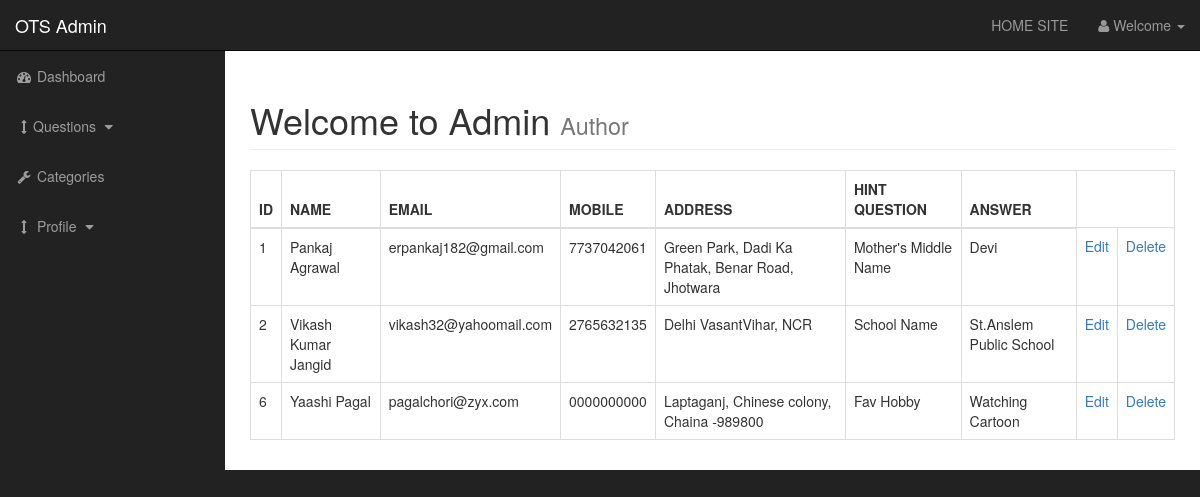
The app's page /profile.php with its own data.
### tables this page shows
CREATE TABLE IF NOT EXISTS `admin_personal_info` (
  `id` int(10) NOT NULL AUTO_INCREMENT,
  `username` varchar(255) NOT NULL,
  `password` varchar(255) NOT NULL,
  `name` varchar(255) NOT NULL,
  `email` varchar(255) NOT NULL,
  `mobile` varchar(255) NOT NULL,
  `address` varchar(255) NOT NULL,
  `hint_q` varchar(255) NOT NULL,
  `answer` varchar(255) NOT NULL,
  PRIMARY KEY (`id`)
);

### includes/view_all_profile.php (the view, shortened to what this page needs)
<table class="table table-bordered table-hover">
		<thead>
                          <tr>
                              <th>ID</th>
                              <th>NAME</th>
                              <th>EMAIL</th>
                              <th>MOBILE</th>
                              <th>ADDRESS</th>
                              <th>HINT QUESTION</th>
                              <th>ANSWER</th>
                          </tr>
                          </thead>
                  <tbody>
                        <?php
                       $query = "select * from admin_personal_info";
                      $select_posts = mysqli_query($connection,$query);
                      while($row = mysqli_fetch_assoc($select_posts)){
                          $id = $row['id'];
                          $name = $row['name'];
                          $email = $row['email'];
                          $mobile = $row['mobile'];
                          $address = $row['address'];
                          $hint_q = $row['hint_q'];
                          $ans = $row['answer'];
                          echo "<tr>";
                          echo "<td>$id</td>";
                          echo "<td>$name</td>";
                          echo "<td>$email</td>";
                          echo "<td>$mobile</td>";
                          echo "<td>$address</td>";
                          echo "<td>$hint_q</td>";
                          echo "<td>$ans</td>";
               echo "<td><a href='profile.php?src=edit_profile&id={$id}'>Edit</a></td>";
               echo "<td><a href='profile.php?delete={$id}'>Delete</a></td>";
                          echo "</tr>";
                      }
                  ?>
                          </tbody>
                      </table>

### includes/admin_header.php (shortened to what this page needs)
<!DOCTYPE html>
<html lang="en">
<head>
    <link href="css/bootstrap.min.css" rel="stylesheet">
    <link href="css/sb-admin.css" rel="stylesheet">
    <link href="font-awesome/css/font-awesome.min.css" rel="stylesheet" type="text/css">
</head>

### profile.php (shortened to what this page needs)
<?php include "includes/admin_header.php"?>
<body>
    <div id="wrapper">
     <?php include "includes/admin_navigation.php"?>
        <div id="page-wrapper">
            <div class="container-fluid">
                <div class="row">
                    <div class="col-xs-12">
                        <h1 class="page-header">
                            Welcome to Admin
                            <small>Author</small>
                        </h1>
						  <?php
	    if(isset($_GET['src'])){
           $src = $_GET['src'];
        }
        else{
            $src = "";
        }
        switch($src){
			default:
                include "includes/view_all_profile.php";
                break;
        }
?>
                    </div>
                </div>
            </div>
        </div>
   <?php include "includes/admin_footer.php"; ?>

### includes/admin_navigation.php (shortened to what this page needs)
<nav class="navbar navbar-inverse navbar-fixed-top" role="navigation">
    <div class="navbar-header">
        <a class="navbar-brand" href="index.html">OTS Admin</a>
    </div>
    <ul class="nav navbar-right top-nav">
        <li><a href="./user_home.php">HOME SITE</a></li>
        <li class="dropdown">
            <a href="#" class="dropdown-toggle" data-toggle="dropdown"><i class="fa fa-user"></i> Welcome <b class="caret"></b></a>
        </li>
    </ul>
    <div class="collapse navbar-collapse navbar-ex1-collapse">
        <ul class="nav navbar-nav side-nav">
            <li>
                <a href="./index.php"><i class="fa fa-fw fa-dashboard"></i> Dashboard</a>
            </li>
            <li>
                <a href="javascript:;" data-toggle="collapse" data-target="#posts_dropdown"><i class="fa fa-fw fa-arrows-v"></i>Questions <i class="fa fa-fw fa-caret-down"></i></a>
            </li>
            <li>
                <a href="./catagories.php"><i class="fa fa-fw fa-wrench"></i> Categories</a>
            </li>
            <li>
                <a href="javascript:;" data-toggle="collapse" data-target="#profile_dropdown"><i class="fa fa-fw fa-arrows-v"></i> Profile <i class="fa fa-fw fa-caret-down"></i></a>
            </li>
        </ul>
    </div>
</nav>

### includes/admin_footer.php (shortened to what this page needs)
 </div>
</body>
</html>

### css/sb-admin.css (style rules this page uses)
body { margin-top: 100px; background-color: #222; }
@media (min-width:768px) { body { margin-top: 50px; } }
#wrapper { padding-left: 0; }
#page-wrapper { width: 100%; padding: 0; background-color: #fff; }
@media (min-width:768px) { #wrapper { padding-left: 225px; } }
@media (min-width:768px) { #page-wrapper { padding: 10px; } }
.top-nav { padding: 0 15px; }
.top-nav>li { display: inline-block; float: left; }
.top-nav>li>a { padding-top: 15px; padding-bottom: 15px; line-height: 20px; color: #999; }
@media (min-width:768px) { .side-nav { position: fixed; top: 51px; left: 225px; width: 225px; margin-left: -225px; border: none; border-radius: 0; overflow-y: auto; background-color: #222; } }
@media (min-width:768px) { .side-nav>li>a { width: 225px; } }

### records on screen
admin_personal_info: id "1", name "Pankaj Agrawal", email "erpankaj182@gmail.com", mobile "7737042061", address "Green Park, Dadi Ka Phatak, Benar Road, Jhotwara", hint_q "Mother's Middle Name", answer "Devi"
admin_personal_info: id "2", name "Vikash Kumar Jangid", email "vikash32@yahoomail.com", mobile "2765632135", address "Delhi VasantVihar, NCR", hint_q "School Name", answer "St.Anslem Public School"
admin_personal_info: id "6", name "Yaashi Pagal", email "pagalchori@zyx.com", mobile "0000000000", address "Laptaganj, Chinese colony, Chaina -989800", hint_q "Fav Hobby", answer "Watching Cartoon"
